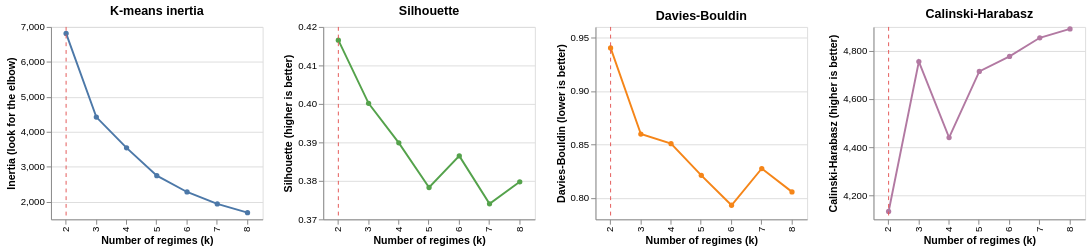

Notebook code for this chart:
### Markdown cell above
## 3. Choice of k

Same table as notebooks 02 and 03, on the two level columns only.

### Code cell
selection = select_k(features, train_idx, config["clustering"], config["k_range"], config["seed"])
selection_table = exp.selection_table(selection)
print(selection_table)
save_all(run_dirs, exp.save_table, "k_selection", selection_table, show=False)
selection_chart(selection, config["k_values"][0])

### Figure 1 — Vega specification as saved in the notebook (floating-point values rounded to 4 significant figures)
{"$schema": "https://vega.github.io/schema/vega/v6.json", "data": [{"name": "source_0", "values": [{"inertia": 6814.0, "k": 2}, {"inertia": 4423.0, "k": 3}, {"inertia": 3543.0, "k": 4}, {"inertia": 2747.0, "k": 5}, {"inertia": 2282.0, "k": 6}, {"inertia": 1939.0, "k": 7}, {"inertia": 1692.0, "k": 8}]}, {"name": "source_1", "values": [{"k": 2}]}, {"name": "source_2", "values": [{"k": 2, "silhouette": 0.4166}, {"k": 3, "silhouette": 0.4001}, {"k": 4, "silhouette": 0.3899}, {"k": 5, "silhouette": 0.3783}, {"k": 6, "silhouette": 0.3865}, {"k": 7, "silhouette": 0.374}, {"k": 8, "silhouette": 0.3798}]}, {"name": "source_3", "values": [{"k": 2}]}, {"name": "source_4", "values": [{"davies_bouldin": 0.9404, "k": 2}, {"davies_bouldin": 0.8598, "k": 3}, {"davies_bouldin": 0.8508, "k": 4}, {"davies_bouldin": 0.8212, "k": 5}, {"davies_bouldin": 0.7932, "k": 6}, {"davies_bouldin": 0.8275, "k": 7}, {"davies_bouldin": 0.8057, "k": 8}]}, {"name": "source_5", "values": [{"k": 2}]}, {"name": "source_6", "values": [{"calinski_harabasz": 4133.0, "k": 2}, {"calinski_harabasz": 4756.0, "k": 3}, {"calinski_harabasz": 4440.0, "k": 4}, {"calinski_harabasz": 4715.0, "k": 5}, {"calinski_harabasz": 4778.0, "k": 6}, {"calinski_harabasz": 4855.0, "k": 7}, {"calinski_harabasz": 4892.0, "k": 8}]}, {"name": "source_7", "values": [{"k": 2}]}, {"name": "data_0", "values": [{"inertia": 6814.0, "k": 2}, {"inertia": 4423.0, "k": 3}, {"inertia": 3543.0, "k": 4}, {"inertia": 2747.0, "k": 5}, {"inertia": 2282.0, "k": 6}, {"inertia": 1939.0, "k": 7}, {"inertia": 1692.0, "k": 8}]}, {"name": "data_1", "values": [{"k": 2, "silhouette": 0.4166}, {"k": 3, "silhouette": 0.4001}, {"k": 4, "silhouette": 0.3899}, {"k": 5, "silhouette": 0.3783}, {"k": 6, "silhouette": 0.3865}, {"k": 7, "silhouette": 0.374}, {"k": 8, "silhouette": 0.3798}]}, {"name": "data_2", "values": [{"davies_bouldin": 0.9404, "k": 2}, {"davies_bouldin": 0.8598, "k": 3}, {"davies_bouldin": 0.8508, "k": 4}, {"davies_bouldin": 0.8212, "k": 5}, {"davies_bouldin": 0.7932, "k": 6}, {"davies_bouldin": 0.8275, "k": 7}, {"davies_bouldin": 0.8057, "k": 8}]}, {"name": "data_3", "values": [{"calinski_harabasz": 4133.0, "k": 2}, {"calinski_harabasz": 4756.0, "k": 3}, {"calinski_harabasz": 4440.0, "k": 4}, {"calinski_harabasz": 4715.0, "k": 5}, {"calinski_harabasz": 4778.0, "k": 6}, {"calinski_harabasz": 4855.0, "k": 7}, {"calinski_harabasz": 4892.0, "k": 8}]}, {"name": "source_0_concat_0_x_domain_k_0", "values": [{"k": 2}, {"k": 3}, {"k": 4}, {"k": 5}, {"k": 6}, {"k": 7}, {"k": 8}]}, {"name": "data_0_concat_0_x_domain_k_1", "values": [{"k": 2}, {"k": 3}, {"k": 4}, {"k": 5}, {"k": 6}, {"k": 7}, {"k": 8}]}, {"name": "source_1_concat_0_x_domain_k_2", "values": [{"k": 2}]}, {"name": "source_2_concat_1_x_domain_k_0", "values": [{"k": 2}, {"k": 3}, {"k": 4}, {"k": 5}, {"k": 6}, {"k": 7}, {"k": 8}]}, {"name": "data_1_concat_1_x_domain_k_1", "values": [{"k": 2}, {"k": 3}, {"k": 4}, {"k": 5}, {"k": 6}, {"k": 7}, {"k": 8}]}, {"name": "source_3_concat_1_x_domain_k_2", "values": [{"k": 2}]}, {"name": "source_4_concat_2_x_domain_k_0", "values": [{"k": 2}, {"k": 3}, {"k": 4}, {"k": 5}, {"k": 6}, {"k": 7}, {"k": 8}]}, {"name": "data_2_concat_2_x_domain_k_1", "values": [{"k": 2}, {"k": 3}, {"k": 4}, {"k": 5}, {"k": 6}, {"k": 7}, {"k": 8}]}, {"name": "source_5_concat_2_x_domain_k_2", "values": [{"k": 2}]}, {"name": "source_6_concat_3_x_domain_k_0", "values": [{"k": 2}, {"k": 3}, {"k": 4}, {"k": 5}, {"k": 6}, {"k": 7}, {"k": 8}]}, {"name": "data_3_concat_3_x_domain_k_1", "values": [{"k": 2}, {"k": 3}, {"k": 4}, {"k": 5}, {"k": 6}, {"k": 7}, {"k": 8}]}, {"name": "source_7_concat_3_x_domain_k_2", "values": [{"k": 2}]}], "signals": [{"name": "childWidth", "value": 220}], "marks": [{"type": "group", "name": "concat_0_group", "encode": {"update": {"width": {"signal": "childWidth"}, "height": {"signal": "height"}}}, "marks": [{"type": "line", "name": "concat_0_layer_0_layer_0_marks", "from": {"data": "source_0"}, "sort": {"field": "x"}, "encode": {"update": {"defined": {"signal": "isValid(datum[\"inertia\"]) && isFinite(+datum[\"inertia\"])"}, "y": {"field": "inertia", "scale": "concat_0_y"}, "x": {"field": "k", "scale": "concat_0_x", "band": 0.5}, "stroke": {"value": "#4c78a8"}}}, "style": ["line"]}, {"type": "symbol", "name": "concat_0_layer_0_layer_1_marks", "from": {"data": "data_0"}, "encode": {"update": {"fill": {"value": "#4c78a8"}, "y": {"field": "inertia", "scale": "concat_0_y"}, "opacity": {"value": 1}, "x": {"field": "k", "scale": "concat_0_x", "band": 0.5}}}, "style": ["point"]}, {"type": "rule", "name": "concat_0_layer_1_marks", "from": {"data": "source_1"}, "encode": {"update": {"x": {"field": "k", "scale": "concat_0_x", "band": 0.5}, "y": {"value": 0}, "y2": {"field": {"signal": null, "datum": null, "group": "height", "parent": null}}, "strokeDash": {"value": [4, 4]}, "stroke": {"value": "#e45756"}}}, "style": ["rule"]}], "axes": [{"scale": "concat_0_y", "grid": true, "domain": false, "zindex": 0, "maxExtent": 0, "minExtent": 0, "labels": false, "gridScale": "concat_0_x", "ticks": false, "aria": false, "orient": "left", "tickCount": {"signal": "ceil(height/40)"}}, {"scale": "concat_0_x", "title": "Number of regimes (k)", "labelBaseline": "middle", "grid": false, "labelAlign": "right", "orient": "bottom", "labelAngle": 270, "zindex": 0}, {"scale": "concat_0_y", "tickCount": {"signal": "ceil(height/40)"}, "grid": false, "title": "Inertia (look for the elbow)", "orient": "left", "labelOverlap": true, "zindex": 0}], "title": {"text": "K-means inertia", "frame": "group"}, "style": "cell"}, {"type": "group", "name": "concat_1_group", "encode": {"update": {"width": {"signal": "childWidth"}, "height": {"signal": "height"}}}, "marks": [{"type": "line", "name": "concat_1_layer_0_layer_0_marks", "from": {"data": "source_2"}, "sort": {"field": "x"}, "encode": {"update": {"defined": {"signal": "isValid(datum[\"silhouette\"]) && isFinite(+datum[\"silhouette\"])"}, "stroke": {"value": "#54a24b"}, "y": {"field": "silhouette", "scale": "concat_1_y"}, "x": {"field": "k", "scale": "concat_1_x", "band": 0.5}}}, "style": ["line"]}, {"type": "symbol", "name": "concat_1_layer_0_layer_1_marks", "from": {"data": "data_1"}, "encode": {"update": {"fill": {"value": "#54a24b"}, "x": {"field": "k", "scale": "concat_1_x", "band": 0.5}, "opacity": {"value": 1}, "y": {"field": "silhouette", "scale": "concat_1_y"}}}, "style": ["point"]}, {"type": "rule", "name": "concat_1_layer_1_marks", "from": {"data": "source_3"}, "encode": {"update": {"x": {"field": "k", "scale": "concat_1_x", "band": 0.5}, "strokeDash": {"value": [4, 4]}, "y": {"value": 0}, "y2": {"field": {"signal": null, "datum": null, "group": "height", "parent": null}}, "stroke": {"value": "#e45756"}}}, "style": ["rule"]}], "axes": [{"scale": "concat_1_y", "labels": false, "tickCount": {"signal": "ceil(height/40)"}, "maxExtent": 0, "aria": false, "zindex": 0, "grid": true, "orient": "left", "gridScale": "concat_1_x", "domain": false, "minExtent": 0, "ticks": false}, {"scale": "concat_1_x", "orient": "bottom", "labelAlign": "right", "grid": false, "labelAngle": 270, "title": "Number of regimes (k)", "labelBaseline": "middle", "zindex": 0}, {"scale": "concat_1_y", "grid": false, "orient": "left", "tickCount": {"signal": "ceil(height/40)"}, "zindex": 0, "title": "Silhouette (higher is better)", "labelOverlap": true}], "title": {"text": "Silhouette", "frame": "group"}, "style": "cell"}, {"type": "group", "name": "concat_2_group", "encode": {"update": {"height": {"signal": "height"}, "width": {"signal": "childWidth"}}}, "marks": [{"type": "line", "name": "concat_2_layer_0_layer_0_marks", "from": {"data": "source_4"}, "sort": {"field": "x"}, "encode": {"update": {"x": {"field": "k", "scale": "concat_2_x", "band": 0.5}, "defined": {"signal": "isValid(datum[\"davies_bouldin\"]) && isFinite(+datum[\"davies_bouldin\"])"}, "stroke": {"value": "#f58518"}, "y": {"field": "davies_bouldin", "scale": "concat_2_y"}}}, "style": ["line"]}, {"type": "symbol", "name": "concat_2_layer_0_layer_1_marks", "from": {"data": "data_2"}, "encode": {"update": {"y": {"field": "davies_bouldin", "scale": "concat_2_y"}, "fill": {"value": "#f58518"}, "opacity": {"value": 1}, "x": {"field": "k", "scale": "concat_2_x", "band": 0.5}}}, "style": ["point"]}, {"type": "rule", "name": "concat_2_layer_1_marks", "from": {"data": "source_5"}, "encode": {"update": {"stroke": {"value": "#e45756"}, "strokeDash": {"value": [4, 4]}, "y": {"value": 0}, "x": {"field": "k", "scale": "concat_2_x", "band": 0.5}, "y2": {"field": {"signal": null, "datum": null, "group": "height", "parent": null}}}}, "style": ["rule"]}], "axes": [{"scale": "concat_2_y", "grid": true, "labels": false, "zindex": 0, "ticks": false, "tickCount": {"signal": "ceil(height/40)"}, "minExtent": 0, "gridScale": "concat_2_x", "orient": "left", "domain": false, "aria": false, "maxExtent": 0}, {"scale": "concat_2_x", "grid": false, "labelBaseline": "middle", "zindex": 0, "orient": "bottom", "title": "Number of regimes (k)", "labelAlign": "right", "labelAngle": 270}, {"scale": "concat_2_y", "grid": false, "zindex": 0, "labelOverlap": true, "title": "Davies-Bouldin (lower is better)", "orient": "left", "tickCount": {"signal": "ceil(height/40)"}}], "title": {"text": "Davies-Bouldin", "frame": "group"}, "style": "cell"}, {"type": "group", "name": "concat_3_group", "encode": {"update": {"height": {"signal": "height"}, "width": {"signal": "childWidth"}}}, "marks": [{"type": "line", "name": "concat_3_layer_0_layer_0_marks", "from": {"data": "source_6"}, "sort": {"field": "x"}, "encode": {"update": {"stroke": {"value": "#b279a2"}, "x": {"field": "k", "scale": "concat_3_x", "band": 0.5}, "defined": {"signal": "isValid(datum[\"calinski_harabasz\"]) && isFinite(+datum[\"calinski_harabasz\"])"}, "y": {"field": "calinski_harabasz", "scale": "concat_3_y"}}}, "style": ["line"]}, {"type": "symbol", "name": "concat_3_layer_0_layer_1_marks", "from": {"data": "data_3"}, "encode": {"update": {"opacity": {"value": 1}, "fill": {"value": "#b279a2"}, "x": {"field": "k", "scale": "concat_3_x", "band": 0.5}, "y": {"field": "calinski_harabasz", "scale": "concat_3_y"}}}, "style": ["point"]}, {"type": "rule", "name": "concat_3_layer_1_marks", "from": {"data": "source_7"}, "encode": {"update": {"x": {"field": "k", "scale": "concat_3_x", "band": 0.5}, "stroke": {"value": "#e45756"}, "y": {"value": 0}, "strokeDash": {"value": [4, 4]}, "y2": {"field": {"signal": null, "datum": null, "group": "height", "parent": null}}}}, "style": ["rule"]}], "axes": [{"scale": "concat_3_y", "labels": false, "tickCount": {"signal": "ceil(height/40)"}, "maxExtent": 0, "zindex": 0, "grid": true, "ticks": false, "minExtent": 0, "gridScale": "concat_3_x", "orient": "left", "aria": false, "domain": false}, {"scale": "concat_3_x", "title": "Number of regimes (k)", "labelAlign": "right", "labelAngle": 270, "grid": false, "orient": "bottom", "labelBaseline": "middle", "zindex": 0}, {"scale": "concat_3_y", "grid": false, "zindex": 0, "tickCount": {"signal": "ceil(height/40)"}, "orient": "left", "labelOverlap": true, "title": "Calinski-Harabasz (higher is better)"}], "title": {"text": "Calinski-Harabasz", "frame": "group"}, "style": "cell"}], "scales": [{"name": "concat_0_x", "type": "band", "domain": {"fields": [{"data": "source_0_concat_0_x_domain_k_0", "field": "k"}, {"data": "data_0_concat_0_x_domain_k_1", "field": "k"}, {"data": "source_1_concat_0_x_domain_k_2", "field": "k"}], "sort": true}, "range": [0, {"signal": "childWidth"}], "paddingInner": 0, "paddingOuter": 0}, {"name": "concat_0_y", "type": "linear", "domain": {"fields": [{"data": "source_0", "field": "inertia"}, {"data": "data_0", "field": "inertia"}]}, "range": [{"signal": "height"}, 0], "zero": false, "nice": true}, {"name": "concat_1_x", "type": "band", "domain": {"fields": [{"data": "source_2_concat_1_x_domain_k_0", "field": "k"}, {"data": "data_1_concat_1_x_domain_k_1", "field": "k"}, {"data": "source_3_concat_1_x_domain_k_2", "field": "k"}], "sort": true}, "range": [0, {"signal": "childWidth"}], "paddingInner": 0, "paddingOuter": 0}, {"name": "concat_1_y", "type": "linear", "domain": {"fields": [{"data": "source_2", "field": "silhouette"}, {"data": "data_1", "field": "silhouette"}]}, "range": [{"signal": "height"}, 0], "zero": false, "nice": true}, {"name": "concat_2_x", "type": "band", "domain": {"fields": [{"data": "source_4_concat_2_x_domain_k_0", "field": "k"}, {"data": "data_2_concat_2_x_domain_k_1", "field": "k"}, {"data": "source_5_concat_2_x_domain_k_2", "field": "k"}], "sort": true}, "range": [0, {"signal": "childWidth"}], "paddingOuter": 0, "paddingInner": 0}, {"name": "concat_2_y", "type": "linear", "domain": {"fields": [{"data": "source_4", "field": "davies_bouldin"}, {"data": "data_2", "field": "davies_bouldin"}]}, "range": [{"signal": "height"}, 0], "zero": false, "nice": true}, {"name": "concat_3_x", "type": "band", "domain": {"fields": [{"data": "source_6_concat_3_x_domain_k_0", "field": "k"}, {"data": "data_3_concat_3_x_domain_k_1", "field": "k"}, {"data": "source_7_concat_3_x_domain_k_2", "field": "k"}], "sort": true}, "range": [0, {"signal": "childWidth"}], "paddingInner": 0, "paddingOuter": 0}, {"name": "concat_3_y", "type": "linear", "domain": {"fields": [{"data": "source_6", "field": "calinski_harabasz"}, {"data": "data_3", "field": "calinski_harabasz"}]}, "range": [{"signal": "height"}, 0], "zero": false, "nice": true}], "padding": 5, "background": "white", "layout": {"padding": 20, "bounds": "full", "align": "each"}, "height": 200}
